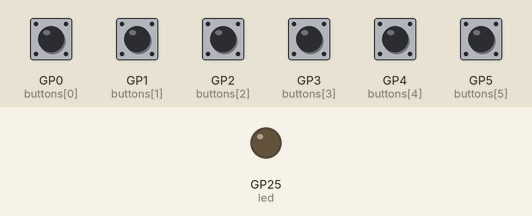
Recording of a program running on a simulated Raspberry Pi Pico. Shown: output pins drawn as LEDs (lit = HIGH). The test bench sets the inputs (shaded band); at power-on: GP0 (buttons[0]), GP1 (buttons[1]), GP2 (buttons[2]), GP3 (buttons[3]), GP4 (buttons[4]), GP5 (buttons[5]) HIGH. USB keyboard and mouse output is not drawn.

Above: at 1.2 s.
1.3 s: GP0 (buttons[0]) pulled LOW for 0.15 s
At 1.38 s:
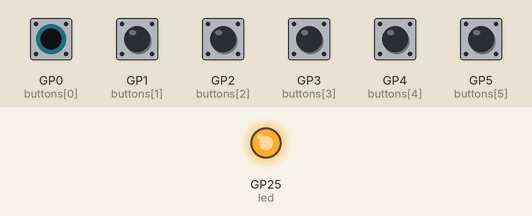
Timing chart, 0 to 4.3 s (numbered marks = the images above; inputs shaded):
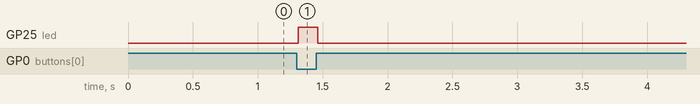

Measured:
- after the input at 1.3 s, GP25 (led): LOW → HIGH at once, → LOW 0.15 s later

The program:

main.cpp
```cpp
/*
Arrows and Enter Keyboard emulation for FNF game.

This is for Rpi Pico board.

Work in progeress...

inspired on:
https://blog.adafruit.com/2009/10/20/example-code-for-multi-button-checker-with-debouncing/

*/

#include "Keyboard.h"

#define DEBOUNCE 10 // 10ms debounce time

byte buttons[] = {0, 1, 2, 3, 4, 5}; // Buttons ports in order right, down, up, left, enter.

byte led = 25;

#define NUMBUTTONS sizeof(buttons)

byte pressed[NUMBUTTONS], justpressed[NUMBUTTONS], justreleased[NUMBUTTONS]; // buttons states

char codeButton[] = {KEY_LEFT_ARROW, KEY_DOWN_ARROW, KEY_UP_ARROW, KEY_RIGHT_ARROW, KEY_RETURN}; // keyCodes

void setup()
{
  byte i;

  // make the pushButtons pin an input:
  for (i = 0; i < NUMBUTTONS; i++)
  {
    pinMode(buttons[i], INPUT_PULLUP);
    // digitalWrite(buttons[i], HIGH); //don know why yet.
  }

  // built in led
  pinMode(led, OUTPUT);
  digitalWrite(led, LOW);

  // initialize control over the keyboard:
  Keyboard.begin();
}

void check_switches()
{
  static byte previousstate[NUMBUTTONS];
  static byte currentstate[NUMBUTTONS];
  static long lasttime;
  byte index;

  if (millis() < lasttime)
  {
    // we wrapped around, lets just try again
    lasttime = millis();
  }

  if ((lasttime + DEBOUNCE) > millis())
  {
    // not enough time has passed to debounce
    return;
  }
  // ok we have waited DEBOUNCE milliseconds, lets reset the timer
  lasttime = millis();

  for (index = 0; index < NUMBUTTONS; index++)
  {
    justpressed[index] = 0; // when we start, we clear out the "just" indicators
    justreleased[index] = 0;

    currentstate[index] = digitalRead(buttons[index]); // read the button

    if (currentstate[index] == previousstate[index])
    {
      if ((pressed[index] == LOW) && (currentstate[index] == LOW))
      {
        // just pressed
        justpressed[index] = 1;
      }
      else if ((pressed[index] == HIGH) && (currentstate[index] == HIGH))
      {
        // just released
        justreleased[index] = 1;
      }
      pressed[index] = !currentstate[index]; // remember, digital HIGH means NOT pressed
    }
    // Serial.println(pressed[index], DEC);
    previousstate[index] = currentstate[index]; // keep a running tally of the buttons
  }
}

void loop()
{
  check_switches(); // when we check the switches we'll get the current state

  for (byte i = 0; i < NUMBUTTONS; i++)
  {
    if (justpressed[i])
    {
      Keyboard.press(codeButton[i]);
      digitalWrite(led, HIGH);
    }
    if (justreleased[i])
    {
      Keyboard.release(codeButton[i]);
      digitalWrite(led, LOW);
    }
    /*if (pressed[i]) {
      Serial.print(i, DEC);
      Serial.println(" pressed");*/
    // is the button pressed down at this moment
  }
}
```
